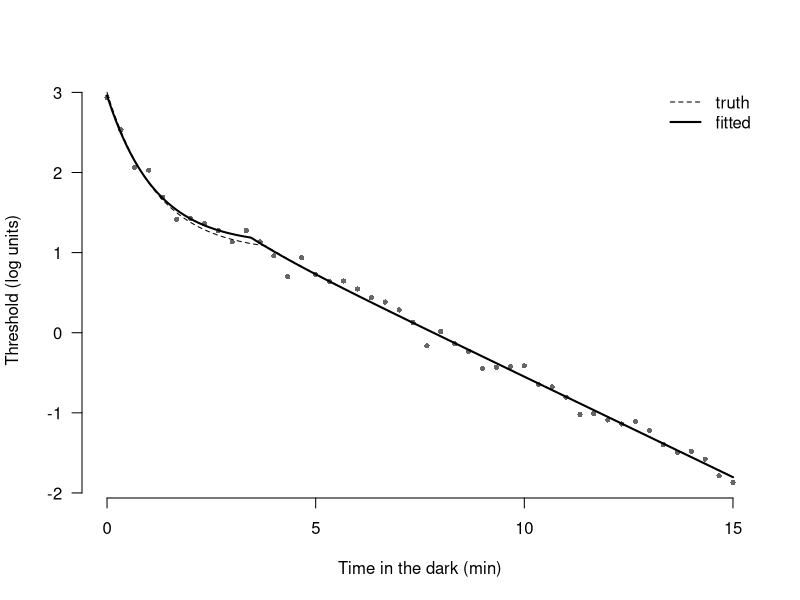

Here is the R script that generated this plot:
## ---- chunk 1
knitr::opts_chunk$set(echo = TRUE)
## ---- chunk 2
build_A <- function(t, tau, alpha) {
  cbind(1, exp(-t / tau), pmax(t - alpha, 0))
}
## ---- chunk 3
solve_inner <- function(t, y, tau, alpha) {
  qrA <- qr(build_A(t, tau, alpha))
  list(theta = qr.coef(qrA, y),
       rss   = sum(qr.resid(qrA, y)^2))
}
## ---- chunk 4
t_demo <- seq(0, 15, by = 1/3)
A_typical <- build_A(t_demo, tau = 1.2, alpha = 3.8)
A_ill     <- build_A(t_demo, tau = 200, alpha = 0.1)
c(kappa_typical    = kappa(A_typical),
  kappa_ill        = kappa(A_ill),
  kappa_normal_eqs = kappa(crossprod(A_ill)))
## ---- chunk 5
set.seed(1)
y_demo <- rnorm(length(t_demo))
s  <- solve_inner(t_demo, y_demo, tau = 1.2, alpha = 3.8)
Q  <- qr.Q(qr(build_A(t_demo, tau = 1.2, alpha = 3.8)))
rss_projector <- sum(((diag(length(y_demo)) - Q %*% t(Q)) %*% y_demo)^2)
all.equal(rss_projector, s$rss)
## ---- chunk 6
tau_grid   <- seq(0.05, 2.00, by = 0.05)   # 40 values
alpha_grid <- seq(0.10, 5.00, by = 0.05)   # 99 values
length(tau_grid) * length(alpha_grid)      # total closed-form solves
## ---- chunk 7
fit_varpro <- function(t, y, tau_grid, alpha_grid) {
  best <- list(rss = Inf)
  for (tau in tau_grid) for (alpha in alpha_grid) {
    s <- solve_inner(t, y, tau, alpha)
    if (s$rss < best$rss)
      best <- list(theta = s$theta, rss = s$rss, tau = tau, alpha = alpha)
  }
  best
}
## ---- chunk 8
model <- function(t, p) p["ct"] + p["cc"] * exp(-t / p["tau"]) +
  p["S2"] * pmax(t - p["alpha"], 0)

truth <- c(ct = 1.0, cc = 2.0, tau = 1.2, alpha = 3.8, S2 = -0.25)
t_obs <- seq(0, 15, by = 1/3)

set.seed(1)
y_noisy <- model(t_obs, truth) + rnorm(length(t_obs), sd = 0.10)
y_clean <- model(t_obs, truth) + rnorm(length(t_obs), sd = 0.02)

elapsed_noisy <- system.time(
  fit_noisy <- fit_varpro(t_obs, y_noisy, tau_grid, alpha_grid)
)["elapsed"]

elapsed_clear <- system.time(
  fit_clean <- fit_varpro(t_obs, y_clean, tau_grid, alpha_grid)
)["elapsed"]

data.frame(
  parameter        = names(truth),
  truth            = as.numeric(truth),
  fit_sd_0.10      = round(c(fit_noisy$theta[1:2], fit_noisy$tau,
                             fit_noisy$alpha, fit_noisy$theta[3]), 3),
  fit_sd_0.02      = round(c(fit_clean$theta[1:2], fit_clean$tau,
                             fit_clean$alpha, fit_clean$theta[3]), 3),
  row.names = NULL
)
elapsed_noisy
elapsed_clear
t_del <- elapsed_noisy - elapsed_clear
t_del
## ---- chunk 9
par(las=1, bty = 'n')
plot(t_obs, y_noisy, pch = 16, cex = 0.7, col = "grey40",
     xlab = "Time in the dark (min)", ylab = "Threshold (log units)")
t_fine <- seq(0, 15, by = 0.02)
fitted_p <- c(ct = unname(fit_noisy$theta[1]), cc = unname(fit_noisy$theta[2]),
              tau = fit_noisy$tau, alpha = fit_noisy$alpha,
              S2 = unname(fit_noisy$theta[3]))
lines(t_fine, model(t_fine, truth),    lty = 2)
lines(t_fine, model(t_fine, fitted_p), lwd = 2)
legend("topright", c("truth", "fitted"), lty = c(2, 1), lwd = c(1, 2), bty = "n")
## ---- chunk 10
solve_inner(t_obs, y_noisy, tau = 1.2, alpha = 20)$theta
